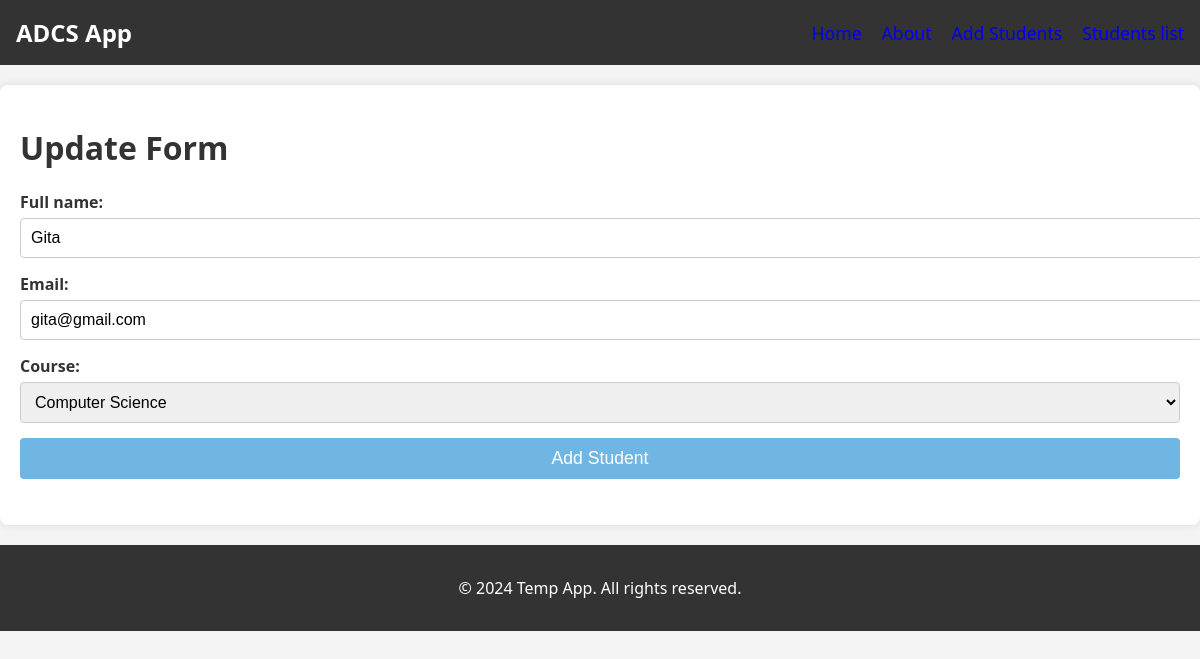
The app's page /student/update/1/ with its own data.
### temp/models.py (models this page shows, shortened)
class Student(models.Model):
    COURSE_CHOICES = [
        ('cs', 'Computer Science'),
        ('bs', 'Business Studies'),
        ('hm', 'Hotel Management'),
        ('dhm', 'Diploma in Hotel Management')
    ]
    name = models.CharField(max_length=100)
    email = models.EmailField(unique=True)
    course = models.CharField(max_length=50, choices=COURSE_CHOICES)
    created_at = models.DateTimeField(auto_now_add=True)

### temp/views.py (the view)
# urls.py: path('student/update/<int:pk>/', views.student_update, name='student_update'),
def student_update(request, pk):
    student = get_object_or_404(Student, pk=pk)
    if request.method == 'POST':
        form = StudentForm(request.POST, instance=student)
        if form.is_valid():
            form.save()
            return redirect('student_list')
    else:
        form = StudentForm(instance=student)
    return render(request, 'temp/student_entry.html', {'form': form, 'title': 'Update Form'})

### temp/forms.py
class StudentForm(forms.ModelForm):
    class Meta:
        model = Student
        fields = ["name", "email", "course"]
        widgets = {
            'name' : forms.TextInput(attrs={
                'class':'form-control',
                'placeholder':'Enter Full Name'}),
            'email' : forms.EmailInput(attrs={
                'class':'form-control',
                'placeholder':'Enter eamil Address'}),
            'course' : forms.Select(attrs={
                'class':'form-control'})
        }

### temp/templates/temp/student_entry.html (shortened to what this page needs)
{% extends 'temp/index.html' %}
{% load static %}
{% block extra_css %}
<link rel="stylesheet" href="{% static 'temp/css/student_entry.css' %}">
{% endblock %}
{% block content %}
    <div class="student-entry-conatainer">
        <h1>{{title}}</h1>
            <form method="post">
                <div class="form-group">
                    <label for="{{ form.name.id_for_label }}"> Full name: </label>
                    {{ form.name }}
                </div>
                <div class="form-group">
                    <label for="{{ form.email.id_for_label }}"> Email: </label>
                    {{ form.email }}
                </div>
                <div class="form-group">
                    <label for="{{ form.course.id_for_label }}"> Course: </label>
                    {{ form.course }}
                </div>
                <button type="submit" class="submit-btn">
                    {% if is_update %} Update Student  {% else %}  Add Student {% endif %}
                </button>
            </form>
        </div>
{% endblock %}

### temp/static/temp/css/style.css (style rules this page uses)
body { font-family: 'Segoe UI', Tahoma, Geneva, Verdana, sans-serif ; margin: 0; padding: 0; box-sizing: border-box; background-color: #f4f4f4; color: #333; }

### temp/static/temp/css/student_entry.css (style rules this page uses)
.form-group { margin-bottom: 15px; }
.form-group label { display: block; margin-bottom: 5px; font-weight: bold; }
.form-group input, .form-group select { width: 100%; padding: 10px; border: 1px solid #ccc; border-radius: 4px; font-size: 1rem; }
.submit-btn { width: 100%; padding: 10px; background-color: #3498db; color: white; border: none; border-radius: 4px; cursor: pointer; font-size: 1.1rem; opacity: 0.7; }

### records on screen
Student: name "Gita", email "gita@gmail.com", course "Computer Science"

### other values on screen
{{ title }} "Update Form"
